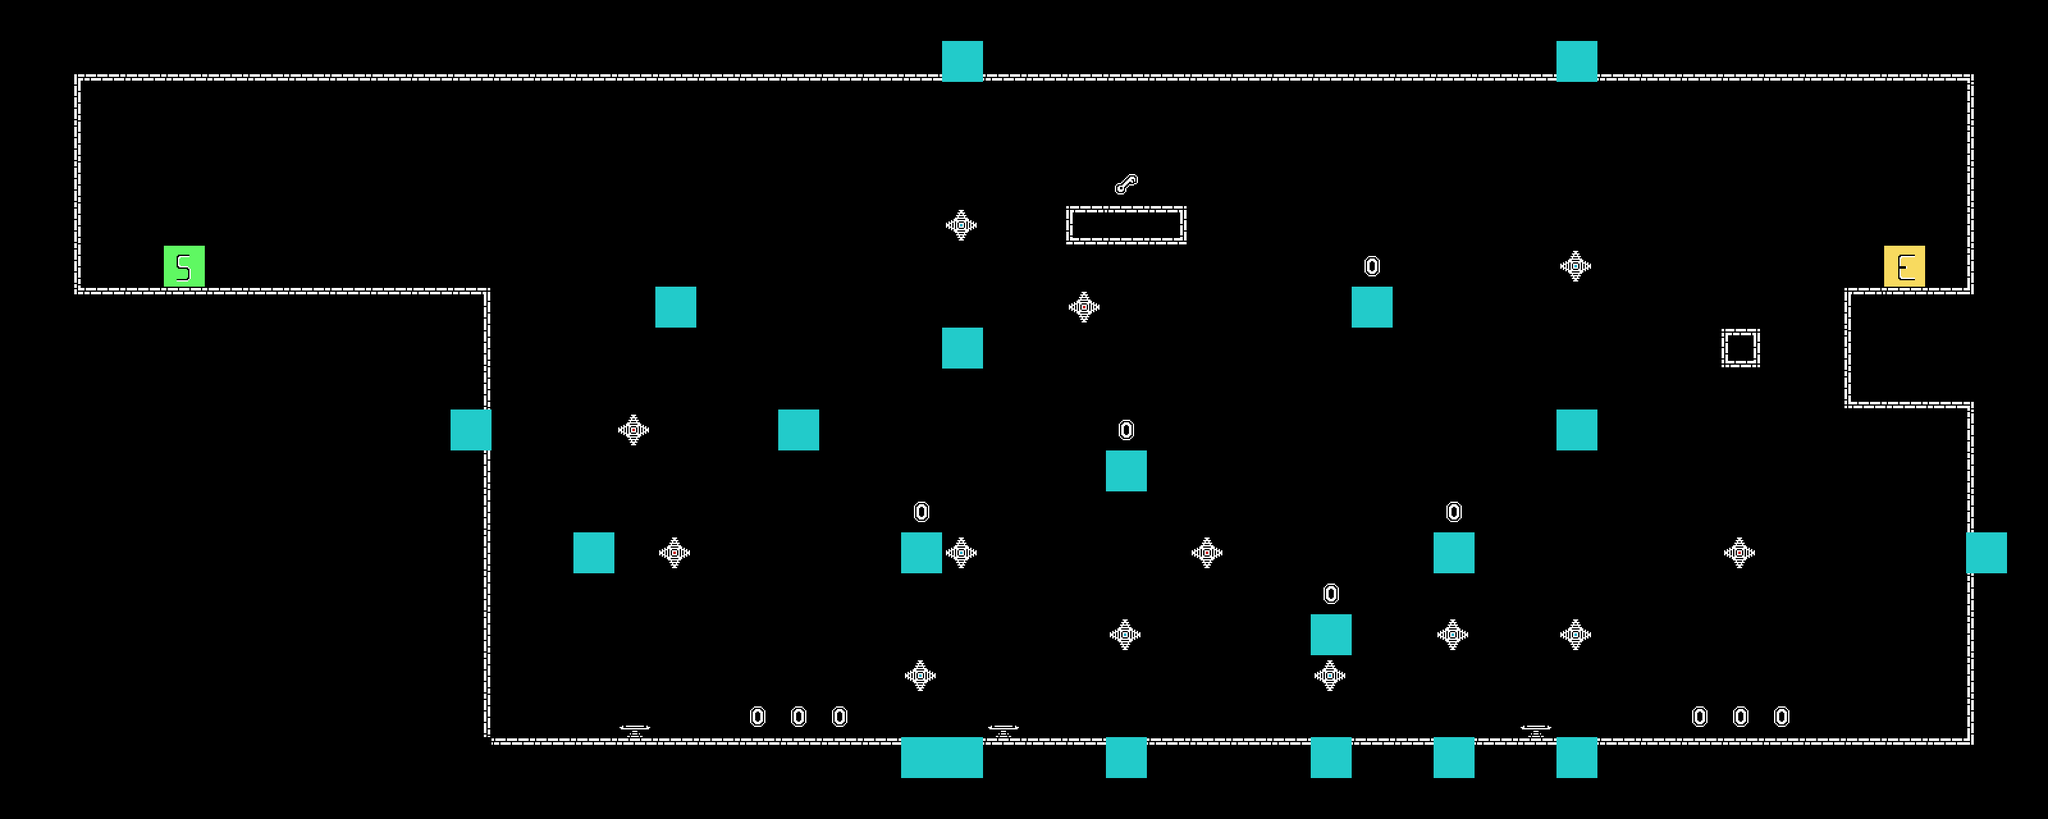

Below is a game level as drawn by its tile map, then a one-line description and the .tmx that defines it (tile-layer data replaced by summaries):
An orthogonal 50x20 tile map with 64x64 px tiles, 8 tile layers (terrain, jump_pads, constraints, torches, ...), 7 tilesets.

<map version="1.5" tiledversion="1.7.2" orientation="orthogonal" renderorder="right-down" width="50" height="20" tilewidth="64" tileheight="64" infinite="0" nextlayerid="9" nextobjectid="1">
 <editorsettings>
  <export target="../1/level_1.csv" format="csv" />
 </editorsettings>
 <tileset firstgid="1" source="../tilesets/terrain_tiles.tsx" />
 <tileset firstgid="22" source="../tilesets/coin_tile.tsx" />
 <tileset firstgid="23" source="../tilesets/player_tiles.tsx" />
 <tileset firstgid="25" source="../tilesets/spike_setup.tsx" />
 <tileset firstgid="28" source="../tilesets/key_setup.tsx" />
 <tileset firstgid="29" source="../tilesets/torche_setup.tsx" />
 <tileset firstgid="30" source="../tilesets/pad_setup.tsx" />
 <layer id="1" name="terrain" width="50" height="20">
  <data>[1000 cells, 397 non-empty, 16 distinct tile ids]</data>
 </layer>
 <layer id="8" name="jump_pads" width="50" height="20">
  <data>[1000 cells, 3 non-empty, 1 distinct tile ids]</data>
 </layer>
 <layer id="5" name="constraints" width="50" height="20">
  <data>[1000 cells, 20 non-empty, 1 distinct tile ids]</data>
 </layer>
 <layer id="7" name="torches" width="50" height="20">
  <data>[1000 cells, 0 non-empty, 0 distinct tile ids]</data>
 </layer>
 <layer id="4" name="spikes" width="50" height="20">
  <data>[1000 cells, 13 non-empty, 2 distinct tile ids]</data>
 </layer>
 <layer id="6" name="keys" width="50" height="20">
  <data>[1000 cells, 1 non-empty, 1 distinct tile ids]</data>
 </layer>
 <layer id="2" name="coins" width="50" height="20">
  <data>[1000 cells, 11 non-empty, 1 distinct tile ids]</data>
 </layer>
 <layer id="3" name="player" width="50" height="20">
  <data>[1000 cells, 2 non-empty, 2 distinct tile ids]</data>
 </layer>
</map>
